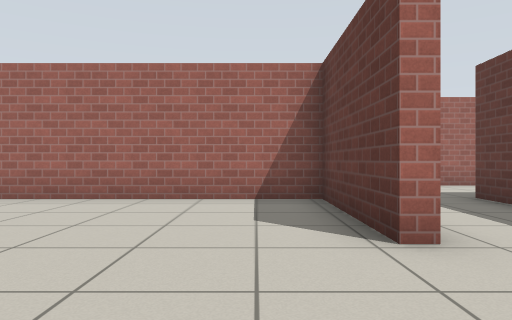
View 1 (above)

24 first-person views from a walk through a robot-simulator world made for Gazebo. The camera is 0.72 m above the floor, looks level and sees 70° across. The floor is counted in squares, 1 m on a side. Each view is taken from the middle of a square. On the plan, view 1 faces up. The plan holds only what a view shows up to about 11 squares ahead; the rest is blank. Simple patterns stand in for the simulator's built-in surfaces.

View 2
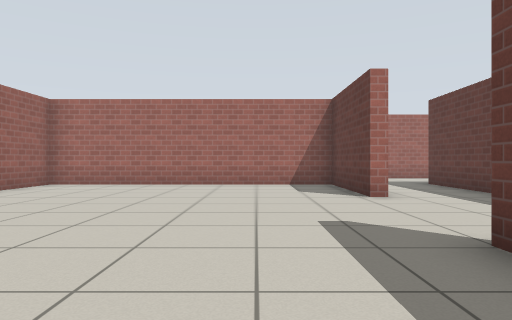

View 3
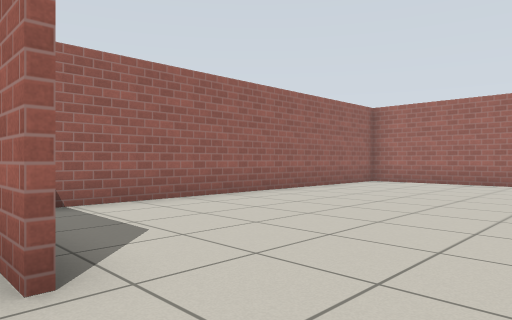

View 4
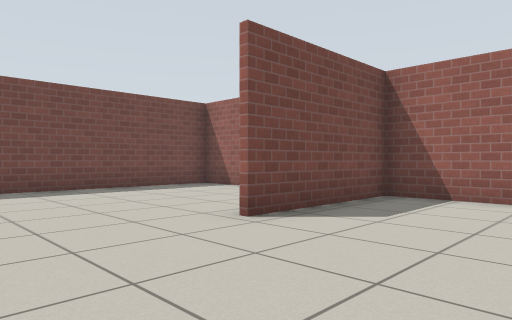

View 5
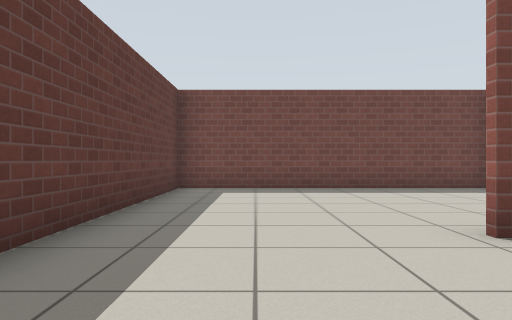

View 6
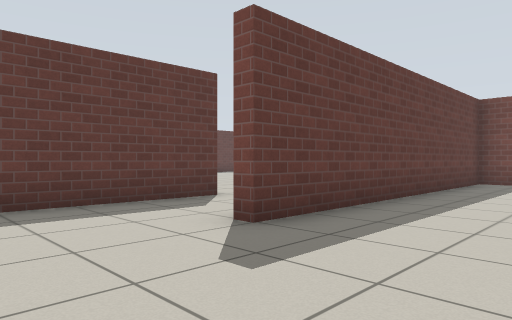

View 7
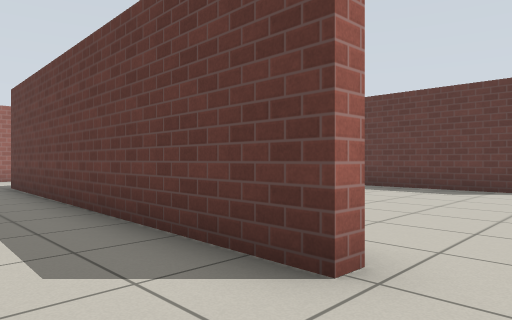

View 8
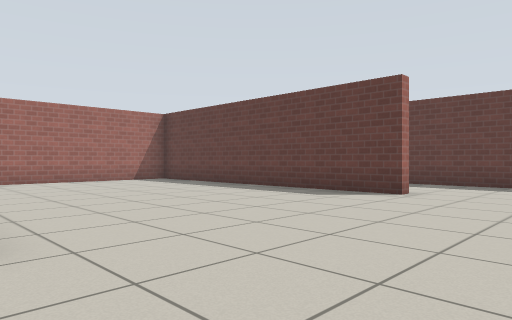

View 9
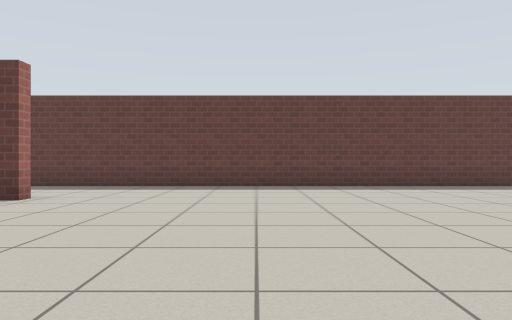

View 10
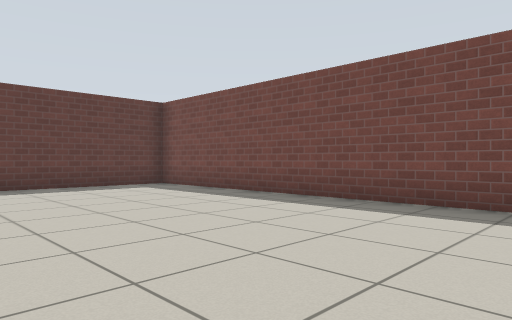

View 11
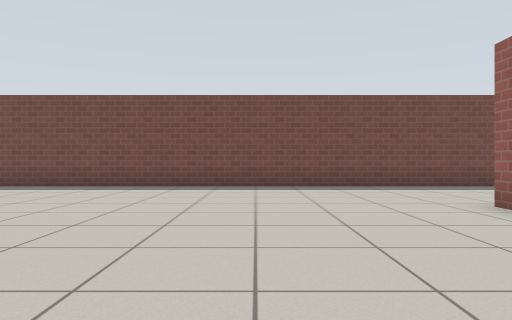

View 12
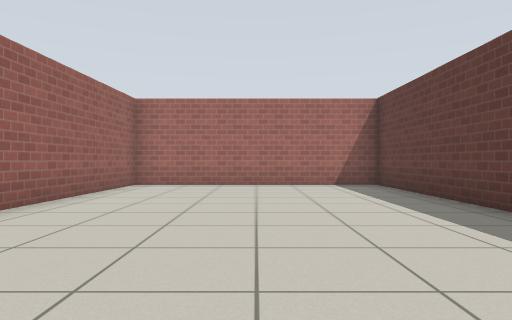

View 13
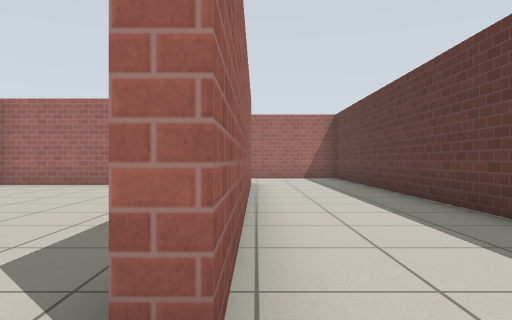

View 14
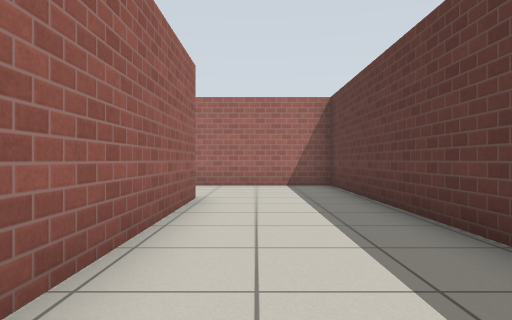

View 15
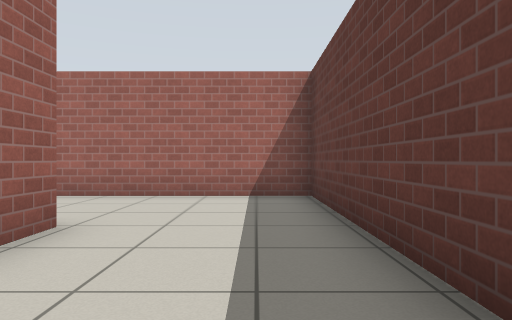

View 16
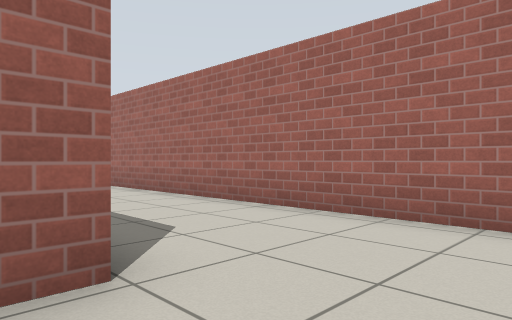

View 17
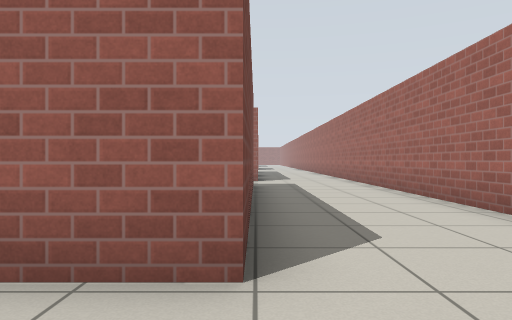

View 18
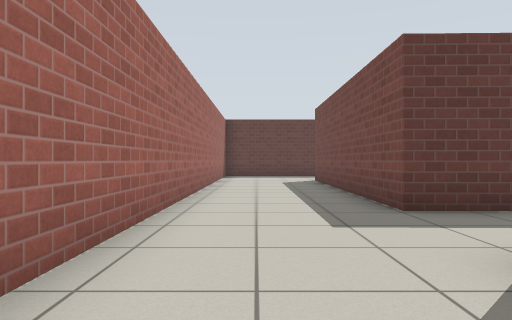

View 19
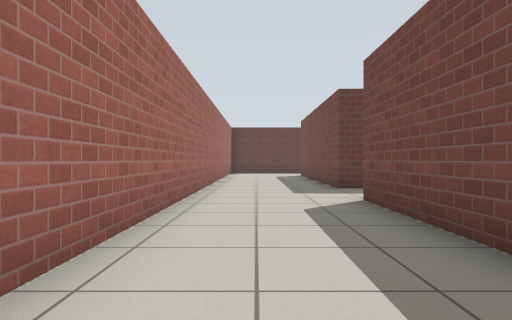

View 20
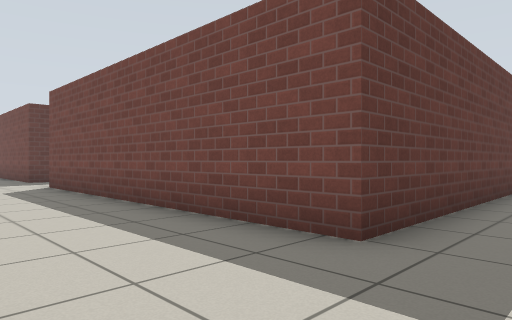

View 21
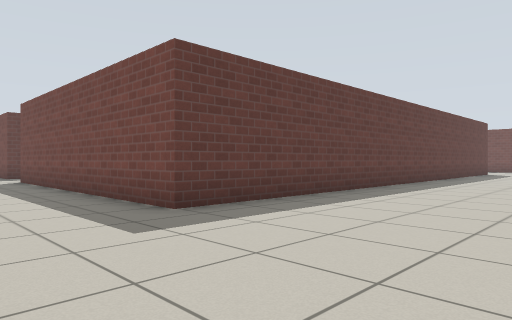

View 22
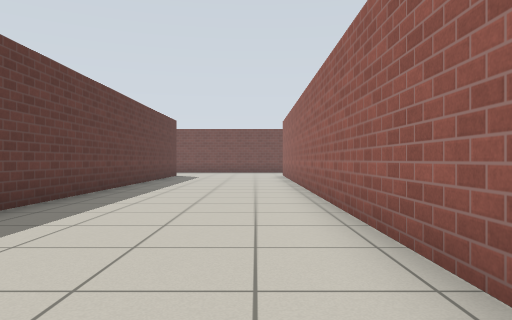

View 23
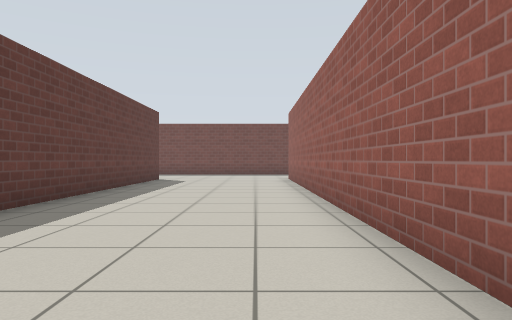

View 24
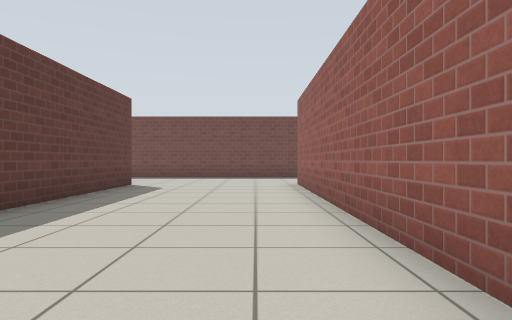

### Floor plan
Key: @ floor where view 1 was taken; # wall or solid block; . floor.
Columns run from 12 left of view 1 to 15 right of it. Each row starts with its distance up from view 1.
 11          ###################
 10 . .. ..  ..................#
  9  ..........................#
  8  ..........................#
  7  ....#########..#########..#
  6  ....#.......#..#.......#..#
  5  ....#.......#..#.......#..#
  4 #....#.......#..#.......#..#
  3 #....#..........#.......#..#
  2 #....#..........#.......#..#
  1 #....#..........#.......#..#
  0 #....#......@...#.......#..#
 -1 #....#.......#..#.......#..#
 -2 #....#.......#..#.......#..#
 -3 #....#.......# ............#
 -4 #....####....#. ...........#
 -5 #....#  .....#   ..........#
 -6 #....# ......#  . .........#
 -7 #....#.......# ............#
 -8 #....#.......# ............#
 -9 #....#.......#.............#
-10 #....#########.............#
-11 #....        ..............#
-12             ...............#
-13             ...............#
-14            ................#
-15           ##################

Where each view was taken, in squares from view 1:
view 1: 0 up, 0 right, facing up
view 2: 4 down, 1 left, facing up
view 3: 5 down, 1 left, facing up-left
view 4: 1 down, 0 right, facing down-left
view 5: 1 down, 1 left, facing down
view 6: 2 up, 2 left, facing down-right
view 7: 4 down, 2 right, facing up-right
view 8: 6 down, 4 right, facing up-right
view 9: 7 down, 5 right, facing right
view 10: 9 down, 5 right, facing down-right
view 11: 5 down, 5 right, facing down
view 12: 4 down, 8 right, facing up
view 13: 4 down, 12 right, facing up
view 14: 0 up, 13 right, facing up
view 15: 3 up, 14 right, facing up
view 16: 6 up, 14 right, facing up-left
view 17: 7 up, 14 right, facing left
view 18: 9 up, 1 left, facing right
view 19: 9 up, 5 left, facing right
view 20: 10 up, 9 left, facing down-right
view 21: 10 up, 12 left, facing down-right
view 22: 6 up, 11 left, facing down
view 23: 3 up, 11 left, facing down
view 24: 0 up, 11 left, facing down
